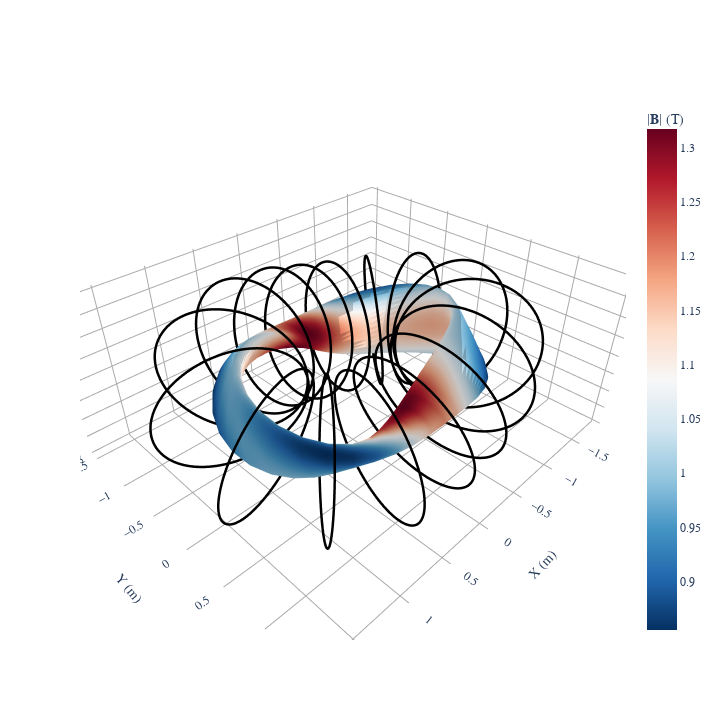

Write notebook code for a chart like this one.
### Code cell
fig = plot_3d(eq_init, "|B|", grid=LinearGrid(M=20, N=20, endpoint=True))
plot_coils(coilset, fig=fig)

### Figure 1 — Plotly figure (JSON) as saved in the notebook; plotly's stock layout.template omitted (floating-point values rounded to 4 significant figures; data arrays with more than 128 entries replaced by an {"elided": "..."} marker saying what was removed)
{"data": [{"colorbar": {"title": {"text": "|𝐁| (T)"}}, "colorscale": [[0, "rgb(5,48,97)"], [0.1, "rgb(33,102,172)"], [0.2, "rgb(67,147,195)"], [0.3, "rgb(146,197,222)"], [0.4, "rgb(209,229,240)"], [0.5, "rgb(247,247,247)"], [0.6, "rgb(253,219,199)"], [0.7, "rgb(244,165,130)"], [0.8, "rgb(214,96,77)"], [0.9, "rgb(178,24,43)"], [1, "rgb(103,0,31)"]], "flatshading": true, "i": {"elided": "3280 int values"}, "intensity": {"elided": "1681 float values"}, "j": {"elided": "3280 int values"}, "k": {"elided": "3280 int values"}, "name": "|𝐁| (T)", "opacity": 1, "showscale": true, "type": "mesh3d", "x": {"elided": "1681 float values"}, "y": {"elided": "1681 float values"}, "z": {"elided": "1681 float values"}}, {"hovertext": "Current = 88377.70655438422 (A)", "line": {"color": "black", "dash": "solid", "width": 5}, "marker": {"opacity": 0, "size": 0}, "name": "CoilSet[0]", "showlegend": false, "type": "scatter3d", "x": {"elided": "801 float values"}, "y": {"elided": "801 float values"}, "z": {"elided": "801 float values"}}, {"hovertext": "Current = 88377.70655438422 (A)", "line": {"color": "black", "dash": "solid", "width": 5}, "marker": {"opacity": 0, "size": 0}, "name": "CoilSet[1]", "showlegend": false, "type": "scatter3d", "x": {"elided": "801 float values"}, "y": {"elided": "801 float values"}, "z": {"elided": "801 float values"}}, {"hovertext": "Current = 88377.70655438422 (A)", "line": {"color": "black", "dash": "solid", "width": 5}, "marker": {"opacity": 0, "size": 0}, "name": "CoilSet[2]", "showlegend": false, "type": "scatter3d", "x": {"elided": "801 float values"}, "y": {"elided": "801 float values"}, "z": {"elided": "801 float values"}}, {"hovertext": "Current = 88377.70655438422 (A)", "line": {"color": "black", "dash": "solid", "width": 5}, "marker": {"opacity": 0, "size": 0}, "name": "CoilSet[3]", "showlegend": false, "type": "scatter3d", "x": {"elided": "801 float values"}, "y": {"elided": "801 float values"}, "z": {"elided": "801 float values"}}, {"hovertext": "Current = -88377.70655438422 (A)", "line": {"color": "black", "dash": "solid", "width": 5}, "marker": {"opacity": 0, "size": 0}, "name": "CoilSet[4]", "showlegend": false, "type": "scatter3d", "x": {"elided": "801 float values"}, "y": {"elided": "801 float values"}, "z": {"elided": "801 float values"}}, {"hovertext": "Current = -88377.70655438422 (A)", "line": {"color": "black", "dash": "solid", "width": 5}, "marker": {"opacity": 0, "size": 0}, "name": "CoilSet[5]", "showlegend": false, "type": "scatter3d", "x": {"elided": "801 float values"}, "y": {"elided": "801 float values"}, "z": {"elided": "801 float values"}}, {"hovertext": "Current = -88377.70655438422 (A)", "line": {"color": "black", "dash": "solid", "width": 5}, "marker": {"opacity": 0, "size": 0}, "name": "CoilSet[6]", "showlegend": false, "type": "scatter3d", "x": {"elided": "801 float values"}, "y": {"elided": "801 float values"}, "z": {"elided": "801 float values"}}, {"hovertext": "Current = -88377.70655438422 (A)", "line": {"color": "black", "dash": "solid", "width": 5}, "marker": {"opacity": 0, "size": 0}, "name": "CoilSet[7]", "showlegend": false, "type": "scatter3d", "x": {"elided": "801 float values"}, "y": {"elided": "801 float values"}, "z": {"elided": "801 float values"}}, {"hovertext": "Current = 88377.70655438422 (A)", "line": {"color": "black", "dash": "solid", "width": 5}, "marker": {"opacity": 0, "size": 0}, "name": "CoilSet[8]", "showlegend": false, "type": "scatter3d", "x": {"elided": "801 float values"}, "y": {"elided": "801 float values"}, "z": {"elided": "801 float values"}}, {"hovertext": "Current = 88377.70655438422 (A)", "line": {"color": "black", "dash": "solid", "width": 5}, "marker": {"opacity": 0, "size": 0}, "name": "CoilSet[9]", "showlegend": false, "type": "scatter3d", "x": {"elided": "801 float values"}, "y": {"elided": "801 float values"}, "z": {"elided": "801 float values"}}, {"hovertext": "Current = 88377.70655438422 (A)", "line": {"color": "black", "dash": "solid", "width": 5}, "marker": {"opacity": 0, "size": 0}, "name": "CoilSet[10]", "showlegend": false, "type": "scatter3d", "x": {"elided": "801 float values"}, "y": {"elided": "801 float values"}, "z": {"elided": "801 float values"}}, {"hovertext": "Current = 88377.70655438422 (A)", "line": {"color": "black", "dash": "solid", "width": 5}, "marker": {"opacity": 0, "size": 0}, "name": "CoilSet[11]", "showlegend": false, "type": "scatter3d", "x": {"elided": "801 float values"}, "y": {"elided": "801 float values"}, "z": {"elided": "801 float values"}}, {"hovertext": "Current = -88377.70655438422 (A)", "line": {"color": "black", "dash": "solid", "width": 5}, "marker": {"opacity": 0, "size": 0}, "name": "CoilSet[12]", "showlegend": false, "type": "scatter3d", "x": {"elided": "801 float values"}, "y": {"elided": "801 float values"}, "z": {"elided": "801 float values"}}, {"hovertext": "Current = -88377.70655438422 (A)", "line": {"color": "black", "dash": "solid", "width": 5}, "marker": {"opacity": 0, "size": 0}, "name": "CoilSet[13]", "showlegend": false, "type": "scatter3d", "x": {"elided": "801 float values"}, "y": {"elided": "801 float values"}, "z": {"elided": "801 float values"}}, {"hovertext": "Current = -88377.70655438422 (A)", "line": {"color": "black", "dash": "solid", "width": 5}, "marker": {"opacity": 0, "size": 0}, "name": "CoilSet[14]", "showlegend": false, "type": "scatter3d", "x": {"elided": "801 float values"}, "y": {"elided": "801 float values"}, "z": {"elided": "801 float values"}}, {"hovertext": "Current = -88377.70655438422 (A)", "line": {"color": "black", "dash": "solid", "width": 5}, "marker": {"opacity": 0, "size": 0}, "name": "CoilSet[15]", "showlegend": false, "type": "scatter3d", "x": {"elided": "801 float values"}, "y": {"elided": "801 float values"}, "z": {"elided": "801 float values"}}], "layout": {"font": {"family": "Times"}, "height": 720.5, "scene": {"aspectmode": "data", "xaxis": {"backgroundcolor": "white", "gridcolor": "darkgrey", "showbackground": false, "showgrid": true, "showticklabels": true, "title": {"text": "X (m)"}, "zeroline": true, "zerolinecolor": "darkgrey"}, "yaxis": {"backgroundcolor": "white", "gridcolor": "darkgrey", "showbackground": false, "showgrid": true, "showticklabels": true, "title": {"text": "Y (m)"}, "zeroline": true, "zerolinecolor": "darkgrey"}, "zaxis": {"backgroundcolor": "white", "gridcolor": "darkgrey", "showbackground": false, "showgrid": true, "showticklabels": true, "title": {"text": "Z (m)"}, "zeroline": true, "zerolinecolor": "darkgrey"}}, "title": {"text": "", "x": 0.5, "xanchor": "center", "y": 0.9, "yanchor": "top"}, "width": 720.5}}
